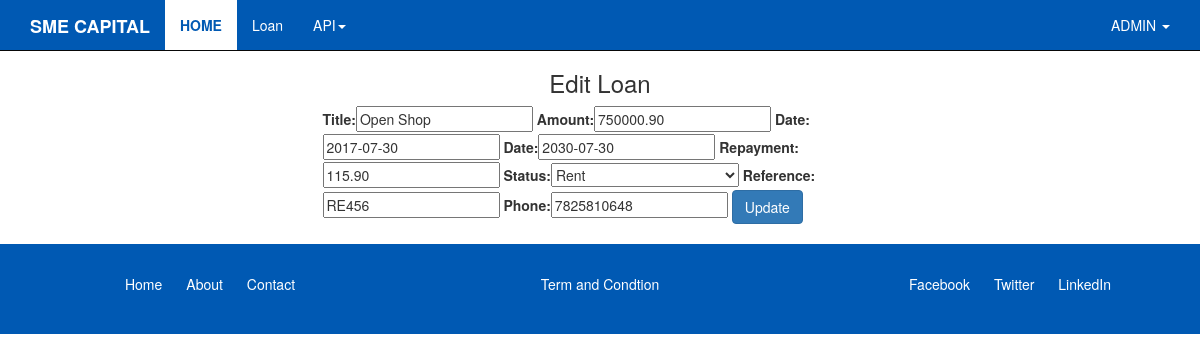
The app's page /loans/open-shop/edit/ (signed in) with its own data.
### loans_app/models.py (models this page shows, shortened)
class BusinessLoan(models.Model):
	CHOICE_RENT = (
		('rent', 'Rent'),
		('with_mortgage', 'Own with Mortgage'),
		('without_mortgage', 'Own without Mortgage'),
		('none', 'Don\'t pay rent or Mortgage')
	)
	user = models.ForeignKey(settings.AUTH_USER_MODEL, default=1)
	title = models.CharField(max_length=255, blank=False, null=False)
	slug = models.SlugField(unique=True)
	amount = models.DecimalField(max_digits=10, decimal_places=2, blank=True, null=True)
	start_date = models.DateField(_("Date"), default=datetime.date.today)
	end_date = models.DateField(_("Date"), default=datetime.date.today)
	repayment = models.DecimalField(max_digits=8, decimal_places=2, blank=True, null=True)
	reference = models.CharField(max_length=12)
	phone = models.IntegerField(unique=True)
	status = models.CharField(max_length=30, choices=CHOICE_RENT, default='rent')
	created_date = models.DateTimeField(auto_now_add=True)
	updated_date = models.DateTimeField(auto_now=True)

### loans_app/views.py (the view)
# urls.py: url(r'^(?P<slug>[\w-]+)/edit/$', views.loan_edit, name='edit_loan'),
@login_required
def loan_edit(request, slug=None):
	instance = get_object_or_404(BusinessLoan, slug=slug)
	form = BusinessLoanForm(request.POST or None, instance=instance)
	if form.is_valid():
	    instance = form.save(commit=False)
	    instance.save()
	    messages.success(request, 'The loan successfully updated!')
	    return HttpResponseRedirect(instance.get_absolute_url())
	context = {
	    'title': instance.reference,
	    'instance': instance,
	    'form': form
	}
	return render(request, 'edit_loan.html', context)

### loans_app/forms.py
class BusinessLoanForm(forms.ModelForm):
	class Meta:
		model = BusinessLoan
		fields = (
			'title',
			'amount',
			'start_date',
			'end_date',
			'repayment',
			'status',
			'reference',
			'phone',
		)

### loans_app/templates/edit_loan.html (shortened to what this page needs)
{% extends 'base.html' %}
{% load static %}
{% load bootstrap3 %}
{% load bootstrap_tags %}
{% block content %}
<div class="row">
	<div class="col-sm-6 col-sm-offset-3">
		<form method="POST" class="form-signin">
			<h3 class="form-signin-heading text-center">Edit Loan</h3>
			{{form|as_bootstrap}}
			<button type="submit" class="btn btn-primary">Update</button>
		</form>
		<br>
	</div>
</div>
{% endblock content %}

### templates/navbar.html (shortened to what this page needs)
{% load static %}
{% load staticfiles %}
<nav class="navbar navbar-inverse navbar-fixed-top">
  <div class="container">
    <div class="navbar-header">
      <a class="navbar-brand" href="{% url 'index' %}">
        <strong>
          SME CAPITAL
        </strong>
      </a>
    </div>
    <div id="navbar" class="collapse navbar-collapse">
      <ul class="nav navbar-nav">
        <li class="active"><a href="{% url 'index' %}">Home</a></li>
        <li><a href="{% url 'loans_app:list_loan' %}">Loan</a></li>
        <li>
          <a href="#" class="dropdown-toggle" data-toggle="dropdown" role="button" aria-haspopup="true" aria-expanded="false"> API<span class="caret"></span></a>
        </li>
      </ul>
      <ul class="nav navbar-nav navbar-right">
       <li class="dropdown">
        {% if request.user.is_authenticated and not '/accounts/login' in request.get_full_path %}
         <a href="#" class="dropdown-toggle" data-toggle="dropdown" role="button" aria-haspopup="true" aria-expanded="false">{{request.user.username.upper}} <span class="caret"></span>
          </a>
        </li>
      {% endif %}
      </ul>
    </div>
  </div>
</nav>

### static/css/style.css (style rules this page uses)
.navbar-inverse .navbar-collapse, .navbar-inverse .navbar-form { background-color: #0059b3; color: #fff; }
.navbar-inverse { background-color: #0059b3; border-color: #080808; color: #fff; }
.navbar-inverse .navbar-brand { color: #fff; }
.navbar-inverse .navbar-nav>li>a { color: #fff; }
.navbar-inverse .navbar-nav>.active>a, .navbar-inverse .navbar-nav>.active>a:focus, .navbar-inverse .navbar-nav>.active>a:hover { color: #0059b3; background-color: #fff; text-transform: uppercase; font-weight: bold; }

### records on screen
BusinessLoan: title "Open Shop", amount "750000.90", start_date "2017-07-30", end_date "2030-07-30", repayment "115.90", status "Rent", reference "RE456", phone "7825810648"

### other values on screen
{{ request.user.username.upper }} "ADMIN"
